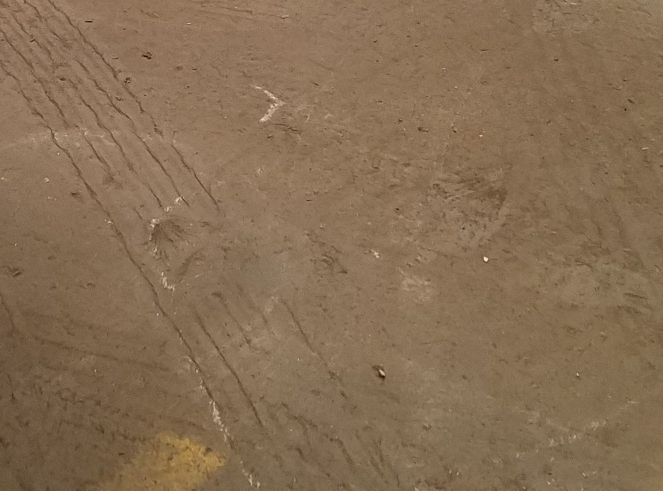
#> input picture ground_pics/20170617_105902.jpg, 1326 x 982 px (shown at 1/2 size); its folder holds 2 pictures in this run
$ python example_dashed.py   (older library calls are emulated)
#> lines starting #> are read from the running program, lines starting #| are printed output that depends on the picture
### roadsimulator/colors.py
class Color():
    '''
        Root Object of Colors.
        By default, does nothing.
    '''

    def __init__(self, name=''):
        if name is None:
            raise ValueError('name must be different from None')
        self.name = name


class ColorRange(Color):

    def __init__(self, name='', red=None, green=None, blue=None, samples=None,
                    red_range=0, green_range=0, blue_range=0, colors=None):

#> called with name = '', red = (230, 255), green = (230, 255), blue = (190, 255), red_range = 0, green_range = 0, blue_range = 0
        if name is None:
            raise ValueError('name must be different from None')

        super(Color, self).__init__()

        self.name = name
        self.colors = []

        if not colors:
            if samples is not None:
                if not all([color >= 0 for color in [red_range, green_range, blue_range]]):
                    raise ValueError('All ranges must be positive, not {}'.format(str([red_range, green_range, blue_range])))

                for (r, g, b) in samples:
                    for red in range(max(0, r - red_range), min(r + red_range, 255)):
                        for green in range(max(0, g - green_range), min(g + green_range, 255)):
                            for blue in range(max(0, b - blue_range), min(b + blue_range, 255)):
                                t = (red, green, blue)
                                self.colors.append(t)
            else:
                if not all([color is not None for color in [red, green, blue]]):
                    raise ValueError('red, green and blue must be different from None, not {}'.format([red, green, blue]))
                if not all([isinstance(color, tuple) and len(color) == 2 and 0 <= color[0] <= 255 and 0 <= color[1] <= 255 for color in [red, green, blue]]):
                    raise ValueError('red, green and blue must be tuples of length 2 and their values must be between 0 and 255, not {}'.format([red, green, blue]))
                if not all([color[0] <= color[1] for color in [red, green, blue]]):
                    raise ValueError('red, green and blue tuples values must be in ascending order, not {}'.format([red, green, blue]))
                red_low, red_high = red
                green_low, green_high = green
                blue_low, blue_high = blue
                for red in range(red_low, red_high + 1):
                    for green in range(green_low, green_high + 1):
                        for blue in range(blue_low, blue_high + 1):
                            t = (red, green, blue)
                            self.colors.append(t)
        else:
            self.colors = colors

        self.red = red
        self.green = green
        self.blue = blue

        self.samples = samples

        self.red_range = red_range
        self.green_range = green_range
        self.blue_range = blue_range


    def __add__(self, color_range):
        name = self.name + '__' + color_range.name
        colors = list(set(self.colors + color_range.colors))
        return ColorRange(name=name, colors=colors)


class Yellow(ColorRange):
    '''Color Yellow. This color is created from sample taken on pictures of the
    ground in the hangar.
    '''

    def __init__(self, name='yellow'):

#> called with name = 'yellow'
        if name is None:
            raise ValueError('name must be different from None')

        local_samples = [(207, 188, 104), (203, 190, 125), (234, 214, 126),
                         (225, 212, 141), (248, 244, 146), (238, 215, 122),
                         (250, 245, 219), (250, 245, 199)]

        color = ColorRange(samples=local_samples, red_range=5, green_range=5,
                            blue_range=5)

        self.name = name
        self.samples = color.samples

        self.red = color.red
        self.green = color.green
        self.blue = color.blue

        self.red_range = color.red_range
        self.green_range = color.green_range
        self.blue_range = color.blue_range

        self.colors = color.colors


class White(ColorRange):
    '''
        Color White. This color was created by hand, by looking at
        http://www.rapidtables.com/web/color/RGB_Color.htm
    '''

    def __init__(self, name='white'):

        if name is None:
            raise ValueError('name must be different from None')

        color = ColorRange(red=(230, 255), green=(230, 255), blue=(190, 255))
        # super(ColorRange, self).__init__(red=(230, 255), green=(230, 255),
        #                                     blue=(190, 255))

        self.name = name
        self.samples = color.samples

        self.red = color.red
        self.green = color.green
        self.blue = color.blue


        self.red_range = color.red_range
        self.green_range = color.green_range
        self.blue_range = color.blue_range

        self.colors = color.colors


class DarkShadow(ColorRange):
    '''
        Shadow Colors. Created by looking at
        http://www.rapidtables.com/web/color/RGB_Color.htm
    '''

    def __init__(self, name='darkshadow'):

#> called with name = 'darkshadow'
        if name is None:
            raise ValueError('name must be different from None')

        super(ColorRange, self).__init__()

        colors = []
        for i in range(0, 150):
            for j in range(0, 10):
                for k in range(0, 10):
                    t1 = (i, i+j, i+k)
                    t2 = (i+j, i, i+k)
                    t3 = (i+j, i+k, i)
                    colors.append(t1)
                    colors.append(t2)
                    colors.append(t3)

        for i in range(0, 30):
            for j in range(0, 30):
                for k in range(0, 30):
                    t = (i, j, k)
                    colors.append(t)

        colors = list(set(colors))

        self.colors = colors
        self.name = name

### roadsimulator/layers/layers.py
'''All general layers objects.
A layer has 1 important functions: `call`. This is the function used to
manipulate the image that goes out of the former layer.

When you want to create a new layer on your own, you have to follow this
scheme:

    class MyLayer(Layer):

        def __init__(self, **args, **kwargs):
            # The constructor of the class
            ...

        def call(self, img):
            # Manipulate the img to do whatever the layer is supposed to do
            ...
            return img

        def summary():
            # Gives information about what is in this layer
            # Optional
            ...
'''

import os

from PIL import Image, ImageDraw
from math import sqrt, atan2, pi
from random import randint, shuffle, choice, gauss, random

from .utils import find_coeffs
from ..basic_objects import Point, RoadLine, Circle


class Layer():
    '''Root Object of Layer.
    By default, identity layer.
    '''

    def __init__(self, name='Layer'):
        if name is None: raise ValueError('name must be different from None')
        self.name = name

    def call(self, img):
        if img is None: raise ValueError('img is None')
        return img

    def summary(self):
        return self.name


class DrawLines(Layer):
    '''This layer draws the border of the road (constituted of 2 lines.)'''

    def __init__(self, xy0_range=None,
                    xy1_range=None,
                    radius_range=None,
                    thickness_range=None,
                    color_range=None,
                    middle_line=None,
                    name='DrawLines',
                    input_size=(250, 200)):
        """
        Arguments:
            xy0_range: A list of length-2 arrays.
                Every array is a coordinate [x, y].
                Every coordinate corresponds to the position of the lower
                intersection of the middle line.
            xy1_range: A list of length-2 arrays.
                Every array is a coordinate [x, y].
                Every coordinate corresponds to the position of the upper
                intersection of the middle line.
            radius_range: A list of > 0 integers.
                The middle line is in fact a circle.
                The bigger the radius, the straighter the line.
            thickness_range: A list of > 0 integers.
                The lines' thickness will be randomly drawn in the list.
            color_range: A `Colorange` object,
                containing all the RGB triplets of color.
            middle_line: triplet of int.
                plain = middle_line[0]
                empty = middle_line[1]
                line_type = middle_line[2]
            name: A string,
                the name of the layer so that it's easy to recognize it.
            input_size: 2-tuple of int,
                the size of the input image (width, height)
        """

        super(DrawLines, self).__init__()

        width_begin, height_begin = input_size

        if xy0_range is None:
            xy0_range = [[x, height_begin] for x in range(0, width_begin+1)]
        if xy1_range is None:
            xy1_range = [[0, y] for y in range(int(height_begin/2), 0, -1)]
            xy1_range += [[x, 0] for x in range(0, width_begin+1)]
            xy1_range += [[width_begin-1, y] for y in range(0, int(height_begin/2))]
        if radius_range is None:
            radius_range = list(range(200, 500)) + list(range(5000, 5300))
        if thickness_range is None:
            thickness_range = [6, 7, 8, 9, 10]
        if color_range is None:
            from ..colors import White, Yellow
            color_range = White() + Yellow()

        self.xy0_range = xy0_range
        self.xy1_range = xy1_range
        self.radius_range = radius_range
        self.thickness_range = thickness_range
        self.color_range = color_range

        self.input_size = input_size
        self.width = self.input_size[0]
        self.height = self.input_size[1]

        # Is there a VISIBLE middle line ? (the middle line always exists)
        # TODO: quite complex to have a 3-tuple for middle_line...
        if middle_line is not None:
            self.middle_line_plain = middle_line[0]
            self.middle_line_empty = middle_line[1]
            self.middle_line_type = middle_line[2]
            self.middle_line_color_range = middle_line[3]
        else:
            # Make it invisible by default
            self.middle_line_plain = None
            self.middle_line_empty = None
            self.middle_line_type = None
            self.middle_line_color_range = color_range

        self.max_width = 300
        self.name = name

    # [315 lines left out: functions call, summary, not called in this run]


class Symmetric(Layer):
    '''This layer creates the symmetric of an image.'''

    # [44 lines left out: functions __init__, call, summary, not called in this run]


class Perspective(Layer):
    '''This layer creates the perspective of an image.'''

    # [34 lines left out: functions __init__, call, not called in this run]


class Crop(Layer):
    '''This layer crops the image.'''

    # [30 lines left out: functions __init__, call, not called in this run]


class Background(Layer):
    '''This layer is an input layer.
    It generates the inputs from background images.
    '''

    def __init__(self, n_backgrounds, path, n_rot=1, n_res=1, n_crop=1,
                    input_size=(250, 200), output_size=(250, 70),
                    width_range=None, angle_max=20, name='Background'):
        """

        Arguments:
            n_backgrounds: An integer,
                the number of backgrounds.
            path: A string,
                the path to the folder where background images
                are stocked.
            n_rot: A > 0 integer,
                the number of backgrounds to generate
                by rotating the existing background.
            n_res: A > 0 integer,
                the number of backgrounds to generate
                by resizing the existing background.
            n_crop: A > 0 integer,
                the number of backgrounds to generate
                by cropping the existing background.
            input_size:

            output_size:

            width_range:

            angle_max:

            name: a string,
                the name of the layer
        """

        # TODO: how to decrease the amount of ValueError ?
        # TODO: how to increase readibility ?
        if width_range is None:
            width_range = [i for i in range(output_size[0], output_size[0] + 500)]
        if name is None:
            raise ValueError('name must be different from None')
        if not isinstance(n_backgrounds, int):
            raise ValueError('The number of backgrounds to generate must be an integer')
        if n_backgrounds <= 0:
            raise ValueError('The number of backgrounds to generate must be positive')
        if not os.path.exists(path):
            raise ValueError('The path `{}` does not exist'.format(path))
        if not os.path.isdir(path):
            raise ValueError('The path `{}` is not a directory'.format(path))
        if len(os.listdir(path)) == 0:
            raise ValueError('There are no images at path `{}`'.format(path))
        if not all([isinstance(item, int) and item >= 0 for item in [n_rot, n_res, n_crop]]):
            raise ValueError('The number of rotations, resizing and cropping must all be positive. Not `{}`'.format(str([n_rot, n_res, n_crop])))
        if not isinstance(input_size, tuple):
            raise ValueError('input_size must be a tuple : `{}`'.format(str(input_size)))
        if not (len(input_size) == 2):
            raise ValueError('input_size must be 2 dimensional: `{}`'.format(len(input_size)))
        if not (isinstance(input_size[0], int) and isinstance(input_size[1], int) and input_size[0] >= 0 and input_size[1] >= 0):
            raise ValueError('input_size must be 2 dimensional: `{}`'.format(len(input_size)))
        if not isinstance(width_range, list) or len(width_range) == 0:
            raise ValueError('width_range must be a non-empty list or None')
        if max(width_range) < input_size[0]:
            # Because resizing during generation needs to be done on a higher
            # width
            # TODO: not a good test
            raise ValueError('TODO')

        super(Background, self).__init__()

        self.n_backgrounds = n_backgrounds
        self.path = path
        self.n_rot = n_rot
        self.n_res = n_res
        self.n_crop = n_crop
        self.input_size = input_size
        self.width_range = width_range
        angle_max = angle_max % 360
        self.angles_range = [i for i in range(0, angle_max)] + [i for i in range(360-angle_max, 360)] + [i for i in range(180-angle_max, 180+angle_max)]
        self.backgrounds = self.generate_all_backgrounds()

        self.name = name

    def generate_all_backgrounds(self):
        """Generates backgrounds via:
            - choice of background image
            - rotation
            - resizing
            - cropping

        Returns:
            List of images of backgrounds.
        """

        from tqdm import tqdm

        width, height = self.input_size

        # Choice of the background image
        backgrounds = []
        image_names = os.listdir(self.path)
        n = min([len(image_names), self.n_backgrounds])
        for index in tqdm(range(n), desc='loading images'):
            background = Image.open(os.path.join(self.path, image_names[index])).convert('RGB')
#> background is the input picture: PIL image 1326x982 RGB; mean R, G, B 134.8, 109.9, 83.3
            backgrounds.append(background)

        # Generation of the rotations
        new_backgrounds = []
        for i in tqdm(range(len(backgrounds)), desc='rotating images'):
            background = backgrounds[i]
            for j in range(self.n_rot):
                b = background.copy()
                # Choice of a rotation angle
                angle_rotation = self.angles_range[randint(0, len(self.angles_range)-1)]
                b = b.rotate(angle_rotation)
                new_backgrounds.append(b)
#> this loop made 2 passes
#> after the loop, new_backgrounds = 2 items

        backgrounds = new_backgrounds
#> backgrounds = 2 items
        if len(backgrounds) >= self.n_backgrounds:
            shuffle(backgrounds)
            backgrounds = backgrounds[:self.n_backgrounds]

        # Generation of the resized images
        new_backgrounds = []
        for i in tqdm(range(len(backgrounds)), desc='resizing images'):
            for j in range(self.n_res):
                b = backgrounds[i]
                # Choice of the resize size
                index = randint(0, len(self.width_range)-1)
                new_width = self.width_range[index]
                new_height = int(4 * new_width / 5)
                b = b.resize((new_width, new_height), Image.ANTIALIAS)
                new_backgrounds.append(b)

        backgrounds = new_backgrounds
        if len(backgrounds) >= self.n_backgrounds:
            shuffle(backgrounds)
            backgrounds = backgrounds[:self.n_backgrounds]

        # Generation of the cropped images
        new_backgrounds = []
        for i in tqdm(range(len(backgrounds)), desc='cropping images'):
            background = backgrounds[i]
            for j in range(self.n_crop):
                b = background.copy()
                # Choice of the rectangle to crop
                x0, y0 = randint(0, b.width - width), randint(0, b.height - height)
                x1, y1 = x0 + width, y0 + height
                b = b.crop((x0, y0, x1, y1))
                new_backgrounds.append(b)
#> this loop made 2 passes
#> pass 1, in generate_all_backgrounds, `background = backgrounds[i]`:
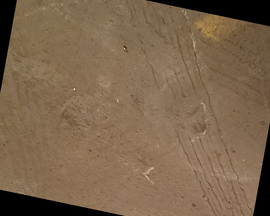
#> background: PIL image 270x216 RGB; mean R, G, B 123.9, 101, 76.6
#> pass 2, in generate_all_backgrounds, `background = backgrounds[i]`:
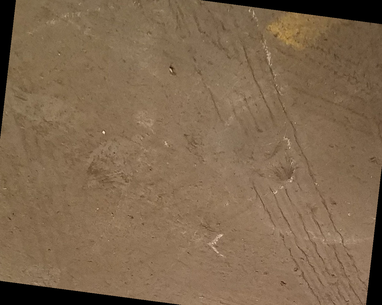
#> background: PIL image 382x305 RGB; mean R, G, B 127.3, 103.9, 78.7

        backgrounds = new_backgrounds
        shuffle(backgrounds)
        backgrounds = backgrounds[:self.n_backgrounds]

        return backgrounds

    # [5 lines left out: function summary, not called in this run]

### examples/example_dashed.py
'''This is a toy example.
It creates one hundred (70 * 250) RGB images of road lines as seen by a
1/10th scale car with a dashed line in the middle.
Saves these pictures in a folder called examples_pictures.
'''

from roadsimulator.colors import Yellow, White, DarkShadow
from roadsimulator.layers.layers import Background, Crop, Perspective, DrawLines, Symmetric
from roadsimulator.layers.noise import Shadows, Filter, NoiseLines, Enhance
from roadsimulator.simulator import Simulator


if __name__ == '__main__':

    width_begin, height_begin = 250, 200
    width_end, height_end = 250, 70

    xy0_range = [[x, height_begin] for x in range(0, width_begin+1)]  # add bottom edge of the picture
    xy1_range = [[0, y] for y in range(int(height_begin/2), 0, -1)]  # add left edge of the picture
    xy1_range += [[x, 0] for x in range(0, width_begin+1)]  # add top edge of the picture
    xy1_range += [[width_begin-1, y] for y in range(0, int(height_begin/2))]  # add right edge of the picture
    radius_range = list(range(200, 500)) + list(range(5000, 5300))
    thickness_range = [6, 7, 8, 9, 10]

    width_range = [i for i in range(width_end, 750)]
    angle_max = 20

    white_range = White()
    yellow_range = Yellow()
    shadow_colors = DarkShadow()

    color_range = white_range + yellow_range

    background_layer = Background(n_backgrounds=3,
                                    path='../ground_pics',
                                    n_rot=1, n_res=1, n_crop=1,
                                    input_size=(width_begin, height_begin),
                                    width_range=width_range,
                                    angle_max=angle_max)
    lines_layer = DrawLines(xy0_range, xy1_range, radius_range,
                            thickness_range, color_range,
                            middle_line=(50, 30, 'dashed'))
#> (the run stopped early here; a loop or call above may not have finished)
